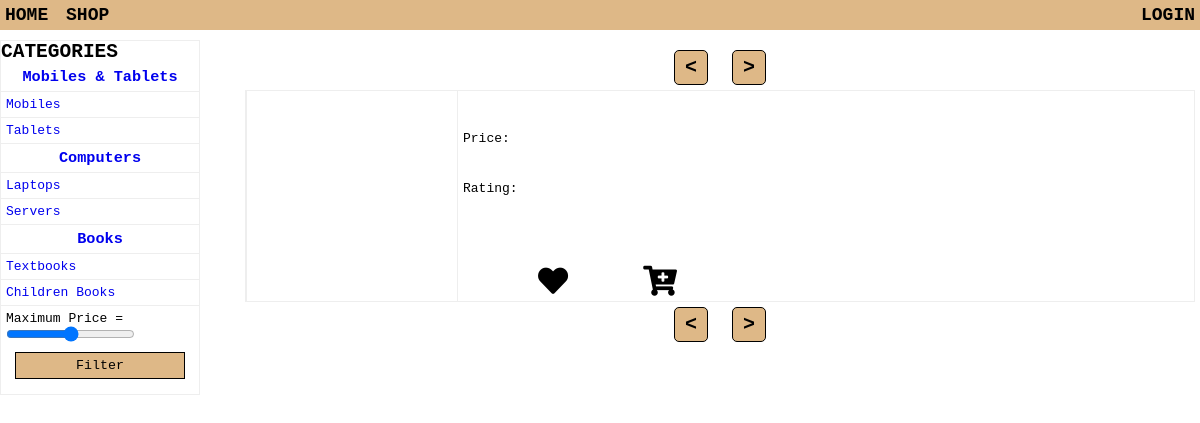
The app's page /shop/ with its own data.
### ecommerce/models.py (models this page shows, shortened)
class Category(models.Model):
    name = models.CharField(max_length=150)

class Subcategory(models.Model):
    name = models.CharField(max_length=150)
    category = models.ForeignKey(Category, on_delete=models.CASCADE, related_name="subcategories")
    def get_absolute_url(self):
        return reverse("shop") + f"?subcategory__name={self.name}"

### ecommerce/views/shop.py (the view)
# urls.py: path('shop/', views.shop, name="shop"),
def shop(request):
    context = {
        'categories': Category.objects.all(),
    }
    if request.GET.get('subcategory__name'):
        name = request.GET.get('subcategory__name')
        subcategory = get_object_or_404(Subcategory, name=name)
        context['subcategory'] = subcategory
    return render(request, 'ecommerce/shop.html', context=context)

### ecommerce/templates/ecommerce/shop.html (shortened to what this page needs)
{% extends './base.html' %}
{% load static %}
{% block content %}
<div class="shop">
    <main>
        <div class="left">
            {% include './categories-links.html' %}
            <div class="filters">
                <form id="filters" method="GET">
                    <label for="price">Maximum Price = </label>
                    <input v-model:value="maximumPrice" type="range" name="price__lte" max="10000" step="100" id="price">
                    <input @click.prevent="submitFilters" type="submit" value="Filter">
                </form>
            </div>
        </div>
        <div class="right">
            <div class="pagination">
                <button v-if="page.has_previous" @click=getPreviousPage>&lt;</button>
                <button v-if="page.has_next" @click="getNextPage">&gt;</button>
            </div>
            <div class="products">
                <div  v-for="product in page.products" class="product">
                    <div class="product-img">
                        <a :href="product.url">
                        </a>
                    </div>
                    <div class="product-details">
                        <p class="product-price">Price: </p>
                        <p class="product-rating">Rating: </p>
                        <div v-if="product.is_authenticated" class="product-actions">
                            <p><i @click="addToLikes(product)" class="fas fa-heart" :class="{ is_liked: product.is_liked }"></i></p>
                            <p><i @click="addToCart(product)" class="fas fa-cart-plus" :class="{ is_in_cart: product.is_in_cart}"></i></p>
                        </div>
                    </div>
                </div>
                <div class="pagination">
                    <button v-if="page.has_previous" @click=getPreviousPage>&lt;</button>
                    <button v-if="page.has_next" @click="getNextPage">&gt;</button>
                </div>
            </div>
        </div>
    </main>
</div>
{% endblock content %}

### ecommerce/templates/ecommerce/base.html (shortened to what this page needs)
{% load static %}
<!DOCTYPE html>
<html lang="en">
<head>
    <link rel="stylesheet" href="{% static 'ecommerce/css/base.css' %}">
    <link rel="stylesheet" href="{% static 'ecommerce/css/navbar.css' %}">
    <link rel="stylesheet" href="{% static 'ecommerce/css/home.css' %}">
    <link rel="stylesheet" href="{% static 'ecommerce/css/signup.css' %}">
    <link rel="stylesheet" href="{% static 'ecommerce/css/shop.css' %}">
    <link rel="stylesheet" href="{% static 'ecommerce/css/all.min.css' %}">
    <link rel="stylesheet" href="{% static 'ecommerce/css/product.css' %}">
    <link rel="stylesheet" href="{% static 'ecommerce/css/cart.css' %}">
    <link rel="stylesheet" href="{% static 'ecommerce/css/profile.css' %}">
</head>
<body>
    <div class="container" id="app">
        {% include './navbar.html' %}
        {% block content %}{% endblock content %}
    </div>
</body>
</html>

### ecommerce/templates/ecommerce/navbar.html
<nav>
    <div>
        <ul>
            <li><a href="{% url 'home' %}">HOME</a></li>
            <li><a href="{% url 'shop' %}">SHOP</a></li>
        </ul>
    </div>
    <div>
        <ul>
            {% if user.is_authenticated %}
            <li><a href="{% url 'likes' %}"><i class="fas fa-heart"></i>(<span v-html="likes.products_count"></span>)</a></li>
            <li><a href="{% url 'cart' %}"><i class="fas fa-shopping-cart"></i>(<span v-html="cart.items_count"></span>)</a></li>
            <li><a href="{{ user.profile.get_absolute_url }}">{{ user.username }}</a></li>
            <li><a href="{% url 'logout' %}">LOGOUT</a></li>
            {% else %}
            <li><a href="{% url 'signin' %}">LOGIN</a></li>
            {% endif %}
        </ul>
    </div>
</nav>

### ecommerce/templates/ecommerce/categories-links.html
<div class="categories-links">
    <h2>CATEGORIES</h2>
    {% for category in categories %}
    <div class="category-links">
        <h3><a href="#">{{ category.name }}</a></h3>
        <ul>
            {% for subcategory in category.subcategories.all %}
            <li><a href="{{ subcategory.get_absolute_url }}">{{ subcategory.name }}</a></li>
            {% endfor %}
        </ul>
    </div>
    {% endfor %}
</div>

### ecommerce/static/ecommerce/css/base.css (style rules this page uses)
* { box-sizing: border-box; margin: 0; padding: 0; font-family: monospace; }
.container { max-width: 1200px; margin: auto; }

### ecommerce/static/ecommerce/css/navbar.css (style rules this page uses)
nav { margin-bottom: 10px; display: flex; justify-content: space-between; background-color: burlywood; }
nav ul { list-style-type: none; }
nav ul li { display: inline-block; padding: 5px; }
nav a { text-decoration: none; color: black; font-weight: bold; font-family: monospace; font-size: 18px; }

### ecommerce/static/ecommerce/css/home.css (style rules this page uses)
main { display: flex; justify-content: space-between; }
.left { width: 15%; min-width: 200px; border: 1px solid #eee; }
.right { width: 80%; padding: 5px; }
.categories-links ul { list-style-type: none; }
.categories-links li { padding: 5px; border-bottom: 1px solid #eee; }
.categories-links h3 { text-align: center; border-bottom: 1px solid #eee; padding: 5px; }
.categories-links a { text-decoration: none; }

### ecommerce/static/ecommerce/css/shop.css (style rules this page uses)
#filters { padding: 5px; }
#filters label, #filters input { display: block; }
#filters input[type="submit"] { display: block; margin: 10px auto; width: 90%; padding: 5px; border: 1px solid black; background-color: burlywood; }
.product { display: flex; border: 1px solid #eee; }
.product > div { border-left: 1px solid #eee; padding: 5px; }
.product-img a { display: block; width: 200px; height: 200px; }
.product-details { display: flex; justify-content: space-between; flex-direction: column; padding: 5px; width: 300px; }
.pagination { text-align: center; padding: 5px; font-size: 20px; }
.pagination button, .pagination span { display: inline-block; }
.pagination button { border: 1px solid black; padding: 5px 10px; font-size: 20px; font-weight: bold; background-color: burlywood; border-radius: 5px; }
.product-actions { display: flex; justify-content: space-evenly; font-size: 30px; }
.product-actions i { display: block; }

### records on screen
Category: name "Mobiles & Tablets"
Subcategory: name "Mobiles"
Subcategory: name "Tablets"
Category: name "Computers"
Subcategory: name "Laptops"
Subcategory: name "Servers"
Category: name "Books"
Subcategory: name "Textbooks"
Subcategory: name "Children Books"
